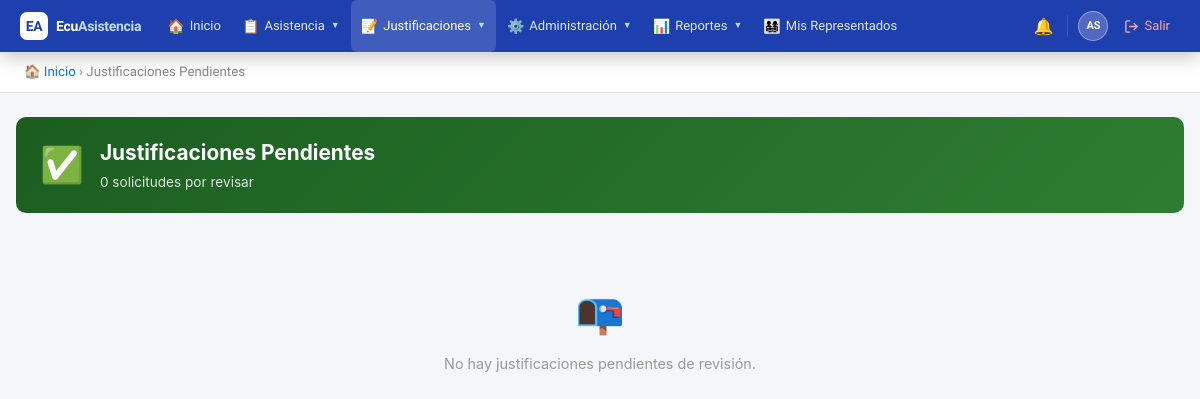
The page /public/?action=pending_justifications (signed in) on the database as committed earlier.
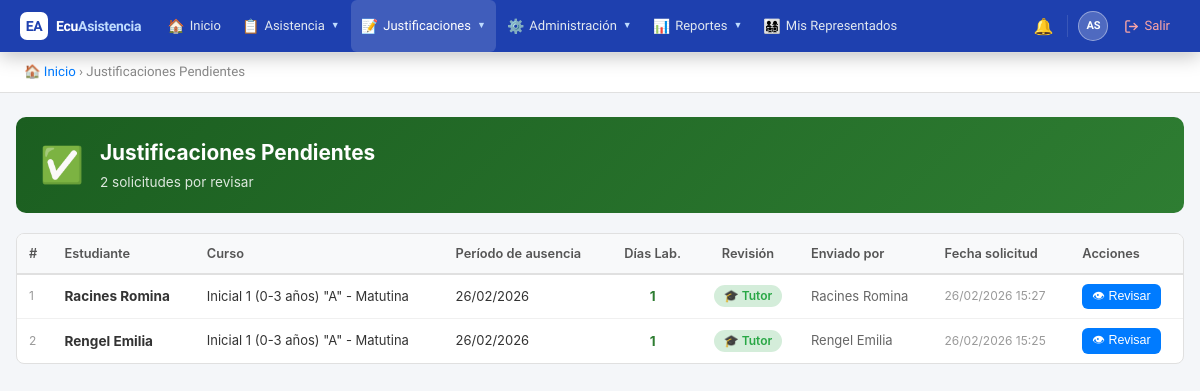
The same page on the database as committed later.
### tables this page shows
CREATE TABLE `justifications` (
  `id` int(11) NOT NULL AUTO_INCREMENT,
  `attendance_id` int(11) DEFAULT NULL,
  `date_from` date DEFAULT NULL,
  `date_to` date DEFAULT NULL,
  `working_days` int(11) DEFAULT NULL,
  `can_approve` enum('tutor','inspector','autoridad') NOT NULL DEFAULT 'inspector',
  `student_id` int(11) NOT NULL,
  `submitted_by` int(11) NOT NULL,
  `reason` text NOT NULL,
  `reason_type` varchar(100) DEFAULT NULL,
  `document_path` varchar(255) DEFAULT NULL,
  `status` enum('pendiente','aprobado','rechazado') DEFAULT 'pendiente',
  `reviewed_by` int(11) DEFAULT NULL,
  `review_notes` text DEFAULT NULL,
  `created_at` timestamp NOT NULL DEFAULT current_timestamp(),
  `updated_at` timestamp NOT NULL DEFAULT current_timestamp() ON UPDATE current_timestamp(),
  PRIMARY KEY (`id`),
  KEY `attendance_id` (`attendance_id`),
  KEY `submitted_by` (`submitted_by`),
  KEY `reviewed_by` (`reviewed_by`),
  KEY `idx_status` (`status`),
  KEY `idx_student` (`student_id`),
  CONSTRAINT `justifications_ibfk_1` FOREIGN KEY (`attendance_id`) REFERENCES `attendances` (`id`) ON DELETE CASCADE,
  CONSTRAINT `justifications_ibfk_2` FOREIGN KEY (`student_id`) REFERENCES `users` (`id`),
  CONSTRAINT `justifications_ibfk_3` FOREIGN KEY (`submitted_by`) REFERENCES `users` (`id`),
  CONSTRAINT `justifications_ibfk_4` FOREIGN KEY (`reviewed_by`) REFERENCES `users` (`id`)
);

CREATE TABLE `courses` (
  `id` int(11) NOT NULL AUTO_INCREMENT,
  `institution_id` int(11) NOT NULL,
  `school_year_id` int(11) NOT NULL,
  `name` varchar(100) NOT NULL,
  `grade_level` varchar(50) DEFAULT NULL,
  `parallel` varchar(10) DEFAULT NULL,
  `shift_id` int(11) NOT NULL,
  `created_at` timestamp NOT NULL DEFAULT current_timestamp(),
  `updated_at` timestamp NOT NULL DEFAULT current_timestamp() ON UPDATE current_timestamp(),
  PRIMARY KEY (`id`),
  KEY `institution_id` (`institution_id`),
  KEY `school_year_id` (`school_year_id`),
  KEY `shift_id` (`shift_id`),
  CONSTRAINT `courses_ibfk_1` FOREIGN KEY (`institution_id`) REFERENCES `institutions` (`id`),
  CONSTRAINT `courses_ibfk_2` FOREIGN KEY (`school_year_id`) REFERENCES `school_years` (`id`),
  CONSTRAINT `courses_ibfk_3` FOREIGN KEY (`shift_id`) REFERENCES `shifts` (`id`)
);

### controllers/JustificationController.php (called while the page is built, shortened)
<?php
require_once BASE_PATH . '/models/Justification.php';
class JustificationController {
    private $justificationModel;
    public function __construct() {
        $db = new Database();
        $this->justificationModel  = new Justification($db);
    }
    public function pending() {
        $justifications = $this->justificationModel->getPending();
        include BASE_PATH . '/views/justifications/pending.php';
    }
}

### helpers/Security.php (called while the page is built, shortened)
<?php
class Security {
    public static function hasRole($roleNames) {
        if (!empty($_SESSION['is_superadmin'])) return true;
        $roleNames = (array) $roleNames;
        return count(array_intersect($roleNames, $_SESSION['roles'])) > 0;
    }
}

### config/database.php (called while the page is built)
<?php
class Database {
    private $host = 'localhost';
    private $db = 'ecuasistencia2026';
    private $user = 'root';
    private $pass = '';
    private $charset = 'utf8mb4';
    private $pdo;
    public function connect() {
        if ($this->pdo === null) {
            $dsn = "mysql:host={$this->host};dbname={$this->db};charset={$this->charset}";
            $options = [
                PDO::ATTR_ERRMODE => PDO::ERRMODE_EXCEPTION,
                PDO::ATTR_DEFAULT_FETCH_MODE => PDO::FETCH_ASSOC,
                PDO::ATTR_EMULATE_PREPARES => false,
            ];
            try {
                $this->pdo = new PDO($dsn, $this->user, $this->pass, $options);
            } catch (PDOException $e) {
                die('Error de conexión: ' . $e->getMessage());
            }
        }
        return $this->pdo;
    }
}

### models/Justification.php (called while the page is built, shortened)
<?php
class Justification {
    private $db;
    public function __construct($database) {
        $this->db = $database->connect();
    }
    public function getPending() {
        $sql = "SELECT j.*,
                CONCAT(u.last_name, ' ', u.first_name) as student_name,
                CONCAT(s.last_name, ' ', s.first_name) as submitted_by_name,
                a.date as attendance_date,
                sub.name as subject_name,
                c.name as course_name
                FROM justifications j
                INNER JOIN users u ON j.student_id = u.id
                INNER JOIN users s ON j.submitted_by = s.id
                INNER JOIN attendances a ON j.attendance_id = a.id
                INNER JOIN subjects sub ON a.subject_id = sub.id
                LEFT JOIN course_students cs ON u.id = cs.student_id
                LEFT JOIN courses c ON cs.course_id = c.id
                WHERE j.status = 'pendiente'
                ORDER BY j.created_at DESC";
        $stmt = $this->db->query($sql);
        return $stmt->fetchAll();
    }
}

### views/justifications/pending.php (the view, shortened to what this page needs)
<!DOCTYPE html>
<html lang="es">
<head>
</head>
<body>
<?php include BASE_PATH . '/views/partials/navbar.php'; ?>
<div class="breadcrumb">
    <a href="?action=dashboard">🏠 Inicio</a> &rsaquo; Justificaciones Pendientes
</div>
<div class="container">
    <div class="page-header" style="background:linear-gradient(135deg,#1b5e20,#2e7d32);">
        <div class="ph-icon">✅</div>
        <div>
            <h1>Justificaciones Pendientes</h1>
            <p><?= count($justifications) ?> solicitud<?= count($justifications)!=1?'es':'' ?> por revisar</p>
        </div>
    </div>
    <?php if(empty($justifications)): ?>
    <div class="empty-state">
        <div class="icon">📭</div>
        <p>No hay justificaciones pendientes de revisión.</p>
    </div>
    <?php else: ?>
    <div class="table-wrap">
        <table>
            <thead>
                <tr>
                    <th>#</th>
                    <th>Estudiante</th>
                    <th>Curso</th>
                    <th>Período de ausencia</th>
                    <th style="text-align:center;">Días Lab.</th>
                    <th style="text-align:center;">Revisión</th>
                    <th>Enviado por</th>
                    <th>Fecha solicitud</th>
                    <th>Acciones</th>
                </tr>
            </thead>
            <tbody>
                <?php $i = 1; foreach($justifications as $just):
                    $days = (int)($just['working_days'] ?? 1);
                    $canApprove = $just['can_approve'] ?? 'inspector';
                    if ($canApprove === 'tutor') {
                        $approverLabel = '🎓 Tutor';
                        $approverColor = 'badge-green';
                    } elseif ($canApprove === 'inspector') {
                        $approverLabel = '👁 Inspector';
                        $approverColor = 'badge-yellow';
                    } else {
                        $approverLabel = '⚙️ Autoridad';
                        $approverColor = 'badge-red';
                    }
                    if (!empty($just['date_from'])) {
                        $dateFrom = date('d/m/Y', strtotime($just['date_from']));
                        $dateTo   = !empty($just['date_to']) && $just['date_to'] !== $just['date_from']
                            ? date('d/m/Y', strtotime($just['date_to']))
                            : null;
                        $period   = $dateTo ? "$dateFrom al $dateTo" : $dateFrom;
                    } elseif (!empty($just['attendance_date'])) {
                        $period = date('d/m/Y', strtotime($just['attendance_date']));
                    } else {
                        $period = '—';
                    }
                ?>
                <tr>
                    <td style="color:#999;font-size:12px;"><?= $i++ ?></td>
                    <td><strong><?= htmlspecialchars($just['student_name']) ?></strong></td>
                    <td style="font-size:13px;"><?= htmlspecialchars($just['course_name'] ?? '—') ?></td>
                    <td style="font-size:13px;"><?= $period ?></td>
                    <td style="text-align:center;">
                        <span style="font-weight:700;color:<?= $days<=3?'#2e7d32':'#f57f17' ?>">
                            <?= $days ?>
                        </span>
                    </td>
                    <td style="text-align:center;">
                        <span class="badge <?= $approverColor ?>"><?= $approverLabel ?></span>
                    </td>
                    <td style="font-size:13px;color:#666;"><?= htmlspecialchars($just['submitted_by_name']) ?></td>
                    <td style="font-size:12px;color:#999;"><?= date('d/m/Y H:i', strtotime($just['created_at'])) ?></td>
                    <td>
                        <button class="btn btn-primary btn-sm btn-review"
                            data-id="<?= $just['id'] ?>"
                            data-reason="<?= htmlspecialchars($just['reason'] ?? '', ENT_QUOTES) ?>"
                            data-doc="<?= htmlspecialchars($just['document_path'] ?? '', ENT_QUOTES) ?>"
                            data-period="<?= htmlspecialchars($period, ENT_QUOTES) ?>"
                            data-days="<?= $days ?>"
                            >👁 Revisar</button>
                    </td>
                </tr>
                <?php endforeach; ?>
            </tbody>
        </table>
    </div>
    <?php endif; ?>
</div>
</body>
</html>

### public/index.php (shortened to what this page needs)
<?php
$action = $_GET['action'] ?? 'login';
switch ($action) {
    case 'pending_justifications':
        require_once BASE_PATH . '/controllers/JustificationController.php';
        $justCtrl = new JustificationController();
        $justCtrl->pending();
        break;
}

### views/partials/navbar.php (shortened to what this page needs)
<?php
$current_page = $_GET['action'] ?? 'dashboard';
?>
<link rel="stylesheet" href="<?= BASE_URL ?>/css/global.css">
<nav class="ec-nav">
    <div class="ec-nav__inner">
        <a href="?action=dashboard" class="ec-brand">
            <div class="ec-brand__logo">EA</div>
            <span class="ec-brand__name">Ecu<span>Asistencia</span></span>
        </a>
        <div class="ec-menu">
            <div class="ec-item">
                <a href="?action=dashboard" class="ec-item__btn <?= $current_page==='dashboard'?'active':'' ?>">
                    <span class="ec-item__icon">🏠</span> Inicio
                </a>
            </div>
            <?php if(Security::hasRole(['docente','autoridad','inspector','estudiante'])): ?>
            <div class="ec-item">
                <span class="ec-item__btn <?= in_array($current_page,['attendance_register','attendance_view','attendance_calendar','my_attendance','tutor_course_attendance'])?'active':'' ?>">
                    <span class="ec-item__icon">📋</span> Asistencia <span class="ec-item__caret">▼</span>
                </span>
            </div>
            <?php endif; ?>
            <?php if(Security::hasRole(['estudiante','autoridad','inspector']) || (Security::hasRole('docente') && !empty($_SESSION['is_tutor']))): ?>
            <div class="ec-item">
                <span class="ec-item__btn <?= in_array($current_page,['my_justifications','pending_justifications','reviewed_justifications','tutor_pending_justifications'])?'active':'' ?>">
                    <span class="ec-item__icon">📝</span> Justificaciones <span class="ec-item__caret">▼</span>
                </span>
            </div>
            <?php endif; ?>
            <?php if(Security::hasRole('autoridad')): ?>
            <div class="ec-item">
                <span class="ec-item__btn <?= in_array($current_page,['institution','academic','users','assignments','tutor_management','manage_representatives','link_requests','schedules','backups'])?'active':'' ?>">
                    <span class="ec-item__icon">⚙️</span> Administración <span class="ec-item__caret">▼</span>
                </span>
            </div>
            <div class="ec-item">
                <span class="ec-item__btn <?= in_array($current_page,['reports','stats'])?'active':'' ?>">
                    <span class="ec-item__icon">📊</span> Reportes <span class="ec-item__caret">▼</span>
                </span>
            </div>
            <?php endif; ?>
            <?php if(Security::hasRole('representante')): ?>
            <div class="ec-item">
                <a href="?action=my_children" class="ec-item__btn <?= $current_page==='my_children'?'active':'' ?>">
                    <span class="ec-item__icon">👨‍👩‍👧‍👦</span> Mis Representados
                </a>
            </div>
            <?php endif; ?>
        </div>
        <div class="ec-right">
            <div class="ec-notif-wrap" id="ec-notif-wrap">
                <button class="ec-icon-btn" id="ec-notif-btn" onclick="toggleNotifPanel(event)" title="Notificaciones" style="background:none;border:none;cursor:pointer;">
                    🔔
                </button>
            </div>
            <div class="ec-user-wrap">
                <a href="?action=profile" class="ec-user-btn">
                    <div class="ec-user-avatar">
                        <?= strtoupper(substr($_SESSION['first_name'] ?? 'U', 0, 1) . substr($_SESSION['last_name'] ?? '', 0, 1)) ?>
                    </div>
                </a>
            </div>
            <a href="?action=logout" class="ec-logout-btn">
                <svg width="15" height="15" viewBox="0 0 24 24" fill="none" stroke="currentColor" stroke-width="2.2" stroke-linecap="round" stroke-linejoin="round"><path d="M9 21H5a2 2 0 0 1-2-2V5a2 2 0 0 1 2-2h4"/><polyline points="16 17 21 12 16 7"/><line x1="21" y1="12" x2="9" y2="12"/></svg>
                <span>Salir</span>
            </a>
        </div>
    </div>
</nav>

### public/css/global.css (style rules this page uses)
* { box-sizing: border-box; margin: 0; padding: 0; }
body { font-family: -apple-system, BlinkMacSystemFont, 'Segoe UI', Roboto, sans-serif; background: #f4f6f9; color: #333; font-size: 14px; line-height: 1.5; }
.breadcrumb { padding: 10px 24px; background: #fff; border-bottom: 1px solid #e0e0e0; font-size: 0.83rem; color: #888; }
.breadcrumb a { color: #007bff; text-decoration: none; }
.container { max-width: 1200px; margin: 24px auto; padding: 0 16px; }
.page-header { background: linear-gradient(135deg, #007bff, #0056b3); color: #fff; border-radius: 10px; padding: 20px 24px; margin-bottom: 20px; display: flex; align-items: center; gap: 16px; }
.page-header .ph-icon { font-size: 2.2rem; }
.page-header h1 { font-size: 1.3rem; font-weight: 700; }
.page-header p { font-size: 0.85rem; opacity: 0.85; margin-top: 4px; }
.table-wrap { background: #fff; border: 1px solid #e0e0e0; border-radius: 8px; overflow: hidden; }
table { width: 100%; border-collapse: collapse; }
thead th { background: #f8f9fa; padding: 10px 12px; text-align: left; font-size: 0.8rem; font-weight: 600; color: #555; border-bottom: 2px solid #e0e0e0; white-space: nowrap; }
tbody td { padding: 9px 12px; border-bottom: 1px solid #f0f0f0; font-size: 0.85rem; vertical-align: middle; }
tbody tr:last-child td { border-bottom: none; }
.badge { display: inline-block; padding: 2px 10px; border-radius: 12px; font-size: 0.75rem; font-weight: 600; }
.badge-green { background: #d4edda; color: #28a745; }
.btn { padding: 7px 16px; border-radius: 6px; border: none; cursor: pointer; font-size: 0.85rem; font-weight: 500; text-decoration: none; display: inline-flex; align-items: center; gap: 5px; transition: opacity 0.15s, transform 0.1s; line-height: 1.4; }
.btn-primary { background: #007bff; color: #fff; }
.btn-sm { padding: 4px 10px; font-size: 0.78rem; }
.empty-state { text-align: center; padding: 50px 20px; color: #999; }
.empty-state .icon { font-size: 2.5rem; margin-bottom: 10px; }
.empty-state p { font-size: 0.9rem; }

Rows that differ between the two databases and show on the page:
added justifications: student_name "Racines Romina", courses.name "Inicial 1 (0-3 años) \"A\" - Matutina", date_from "26/02/2026", working_days "1", can_approve "🎓 Tutor", submitted_by_name "Racines Romina", created_at "26/02/2026 15:27"
added justifications: student_name "Rengel Emilia", courses.name "Inicial 1 (0-3 años) \"A\" - Matutina", date_from "26/02/2026", working_days "1", can_approve "🎓 Tutor", submitted_by_name "Rengel Emilia", created_at "26/02/2026 15:25"
Other text that changed with them:
count($justifications): "0" → "2"
text no longer shown: "📭 No hay justificaciones pendientes de revisión."
text now shown: "# Estudiante Curso Período de ausencia Días Lab. Revisión Enviado por Fecha solicitud Acciones"
